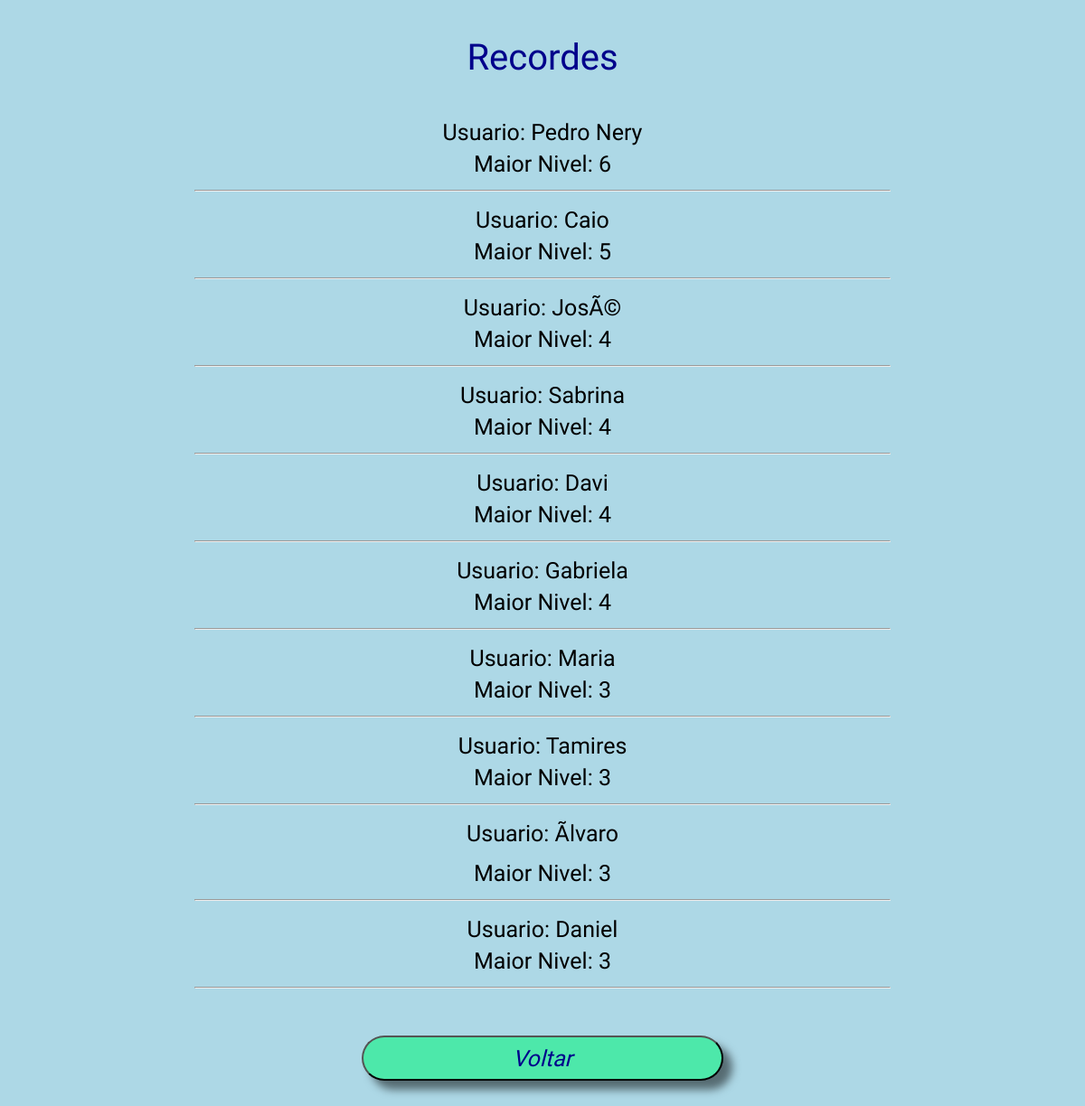
/Recordes.php, run on the app's committed database.
### tables this page shows
CREATE TABLE `recordes` (
  `Cod_Recorde` int(11) NOT NULL,
  `Usuario` varchar(50) NOT NULL,
  `MaiorNivel` int(11) NOT NULL,
  `Data` datetime NOT NULL
);

### Recordes.php (the view, shortened to what this page needs)
<!DOCTYPE html>
<html>
<head>
</head>
<body>
	<center>
		<p class="Titulo">Recordes</p>
		<div>
		<?php
			$con= mysqli_connect("localhost","id13179308_root","abcdeFGHIJ-1234","id13179308_jogodosbotoes");
    		$comando="SELECT * FROM recordes ORDER BY MaiorNivel desc LIMIT 10";
    		$sql2=mysqli_query($con,$comando) or print mysql_error();
    		while($row_usuario = mysqli_fetch_assoc($sql2)){
            	echo "<a style='text-decoration: none;font-size: 25px;'>Usuario: " . $row_usuario['Usuario'] . "<br>";
            	echo "Maior Nivel: " . $row_usuario['MaiorNivel'] ."<br><hr>";
        }
		?>
		</div>
		<a href="index.php"><button>Voltar</button></a>
	</center>
</body>
</html>

### Recordes.php (style rules this page uses)
body { background-color: lightblue; }
button { background-color: #4DE8AA; width: 400px; height: 50px; font-size: 25px; margin:40px; color: darkblue; border-radius: 50px; box-shadow: 10px 10px 10px rgba(0,0,0,0.5); font-style: italic; font-family: 'Trade Winds', cursive; outline: none; }
a { text-decoration: none; }
div { width: 65%; font-size: 30px; font-family: 'Pangolin', cursive; }
.Titulo { font-size: 40px; color: darkblue; font-family: 'Trade Winds', cursive }

### data on the page
recordes: Usuario "Pedro Nery", MaiorNivel "6"
recordes: Usuario "Caio", MaiorNivel "5"
recordes: Usuario "JosÃ©", MaiorNivel "4"
recordes: Usuario "Sabrina", MaiorNivel "4"
recordes: Usuario "Davi", MaiorNivel "4"
recordes: Usuario "Gabriela", MaiorNivel "4"
recordes: Usuario "Maria", MaiorNivel "3"
recordes: Usuario "Tamires", MaiorNivel "3"
recordes: Usuario "Ãlvaro", MaiorNivel "3"
recordes: Usuario "Daniel", MaiorNivel "3"
